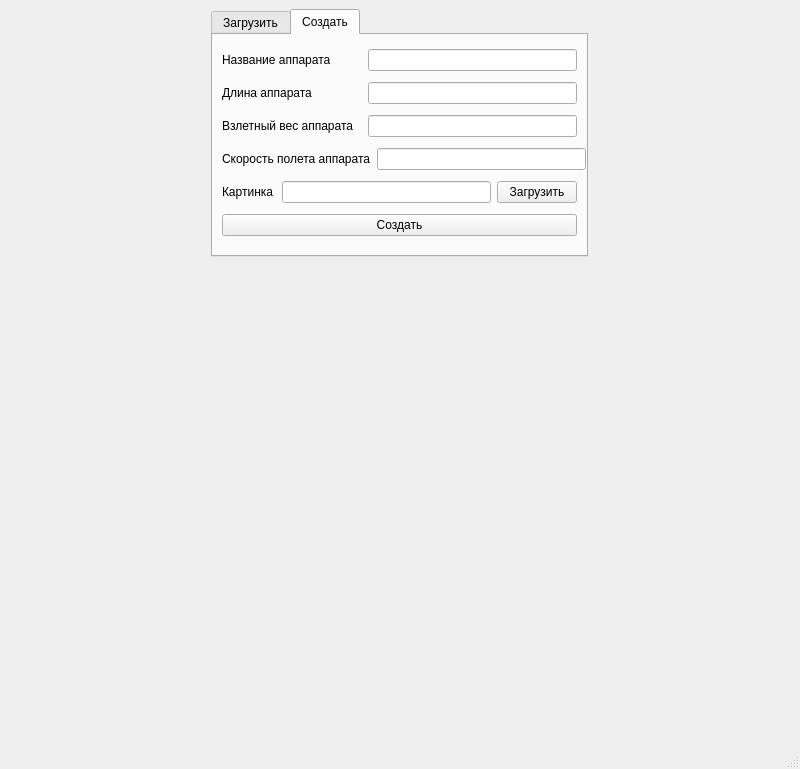
<?xml version="1.0" encoding="UTF-8"?>
<ui version="4.0">
 <class>AirObject</class>
 <widget class="QMainWindow" name="AirObject">
  <property name="geometry">
   <rect>
    <x>0</x>
    <y>0</y>
    <width>800</width>
    <height>769</height>
   </rect>
  </property>
  <property name="windowTitle">
   <string>MainWindow</string>
  </property>
  <widget class="QWidget" name="centralwidget">
   <layout class="QHBoxLayout" name="horizontalLayout_13">
    <item>
     <layout class="QHBoxLayout" name="horizontalLayout_12">
      <item>
       <layout class="QVBoxLayout" name="verticalLayout_2">
        <item>
         <layout class="QHBoxLayout" name="horizontalLayout_2">
          <item>
           <widget class="QTabWidget" name="tabWidget">
            <property name="minimumSize">
             <size>
              <width>377</width>
              <height>248</height>
             </size>
            </property>
            <property name="maximumSize">
             <size>
              <width>377</width>
              <height>248</height>
             </size>
            </property>
            <property name="currentIndex">
             <number>1</number>
            </property>
            <widget class="QWidget" name="tab">
             <attribute name="title">
              <string>Загрузить</string>
             </attribute>
             <layout class="QHBoxLayout" name="horizontalLayout_10">
              <item>
               <layout class="QHBoxLayout" name="horizontalLayout_9">
                <item>
                 <widget class="QLabel" name="label_7">
                  <property name="text">
                   <string>Выберите аппарат</string>
                  </property>
                 </widget>
                </item>
                <item>
                 <widget class="QComboBox" name="airBox"/>
                </item>
               </layout>
              </item>
              <item>
               <widget class="QPushButton" name="loadingButton">
                <property name="text">
                 <string>Загрузить</string>
                </property>
               </widget>
              </item>
             </layout>
            </widget>
            <widget class="QWidget" name="tab_2">
             <attribute name="title">
              <string>Создать</string>
             </attribute>
             <layout class="QVBoxLayout" name="verticalLayout">
              <item>
               <layout class="QHBoxLayout" name="horizontalLayout_3">
                <item>
                 <widget class="QLabel" name="label">
                  <property name="text">
                   <string>Название аппарата</string>
                  </property>
                 </widget>
                </item>
                <item>
                 <widget class="QLineEdit" name="nameEdit">
                  <property name="minimumSize">
                   <size>
                    <width>209</width>
                    <height>22</height>
                   </size>
                  </property>
                  <property name="maximumSize">
                   <size>
                    <width>209</width>
                    <height>22</height>
                   </size>
                  </property>
                 </widget>
                </item>
               </layout>
              </item>
              <item>
               <layout class="QHBoxLayout" name="horizontalLayout_4">
                <item>
                 <widget class="QLabel" name="label_2">
                  <property name="text">
                   <string>Длина аппарата</string>
                  </property>
                 </widget>
                </item>
                <item>
                 <widget class="QLineEdit" name="longEdit">
                  <property name="minimumSize">
                   <size>
                    <width>209</width>
                    <height>22</height>
                   </size>
                  </property>
                  <property name="maximumSize">
                   <size>
                    <width>209</width>
                    <height>22</height>
                   </size>
                  </property>
                 </widget>
                </item>
               </layout>
              </item>
              <item>
               <layout class="QHBoxLayout" name="horizontalLayout_5">
                <item>
                 <widget class="QLabel" name="label_3">
                  <property name="text">
                   <string>Взлетный вес аппарата</string>
                  </property>
                 </widget>
                </item>
                <item>
                 <widget class="QLineEdit" name="weightEdit">
                  <property name="minimumSize">
                   <size>
                    <width>209</width>
                    <height>22</height>
                   </size>
                  </property>
                  <property name="maximumSize">
                   <size>
                    <width>209</width>
                    <height>22</height>
                   </size>
                  </property>
                 </widget>
                </item>
               </layout>
              </item>
              <item>
               <layout class="QHBoxLayout" name="horizontalLayout_7">
                <item>
                 <widget class="QLabel" name="label_5">
                  <property name="text">
                   <string>Скорость полета аппарата</string>
                  </property>
                 </widget>
                </item>
                <item>
                 <widget class="QLineEdit" name="speedEdit">
                  <property name="minimumSize">
                   <size>
                    <width>209</width>
                    <height>22</height>
                   </size>
                  </property>
                  <property name="maximumSize">
                   <size>
                    <width>209</width>
                    <height>22</height>
                   </size>
                  </property>
                 </widget>
                </item>
               </layout>
              </item>
              <item>
               <layout class="QHBoxLayout" name="horizontalLayout_8">
                <item>
                 <widget class="QLabel" name="label_6">
                  <property name="text">
                   <string>Картинка</string>
                  </property>
                 </widget>
                </item>
                <item>
                 <widget class="QLineEdit" name="photEdit">
                  <property name="minimumSize">
                   <size>
                    <width>209</width>
                    <height>22</height>
                   </size>
                  </property>
                  <property name="maximumSize">
                   <size>
                    <width>209</width>
                    <height>22</height>
                   </size>
                  </property>
                 </widget>
                </item>
                <item>
                 <widget class="QPushButton" name="loadingPhotButton">
                  <property name="text">
                   <string>Загрузить</string>
                  </property>
                 </widget>
                </item>
               </layout>
              </item>
              <item>
               <widget class="QPushButton" name="creatButton">
                <property name="text">
                 <string>Создать</string>
                </property>
               </widget>
              </item>
             </layout>
            </widget>
           </widget>
          </item>
         </layout>
        </item>
        <item>
         <spacer name="verticalSpacer">
          <property name="orientation">
           <enum>Qt::Vertical</enum>
          </property>
          <property name="sizeHint" stdset="0">
           <size>
            <width>20</width>
            <height>40</height>
           </size>
          </property>
         </spacer>
        </item>
        <item>
         <layout class="QHBoxLayout" name="horizontalLayout_11"/>
        </item>
       </layout>
      </item>
     </layout>
    </item>
   </layout>
  </widget>
  <widget class="QMenuBar" name="menubar">
   <property name="geometry">
    <rect>
     <x>0</x>
     <y>0</y>
     <width>800</width>
     <height>20</height>
    </rect>
   </property>
  </widget>
  <widget class="QStatusBar" name="statusbar"/>
 </widget>
 <resources/>
 <connections/>
</ui>
